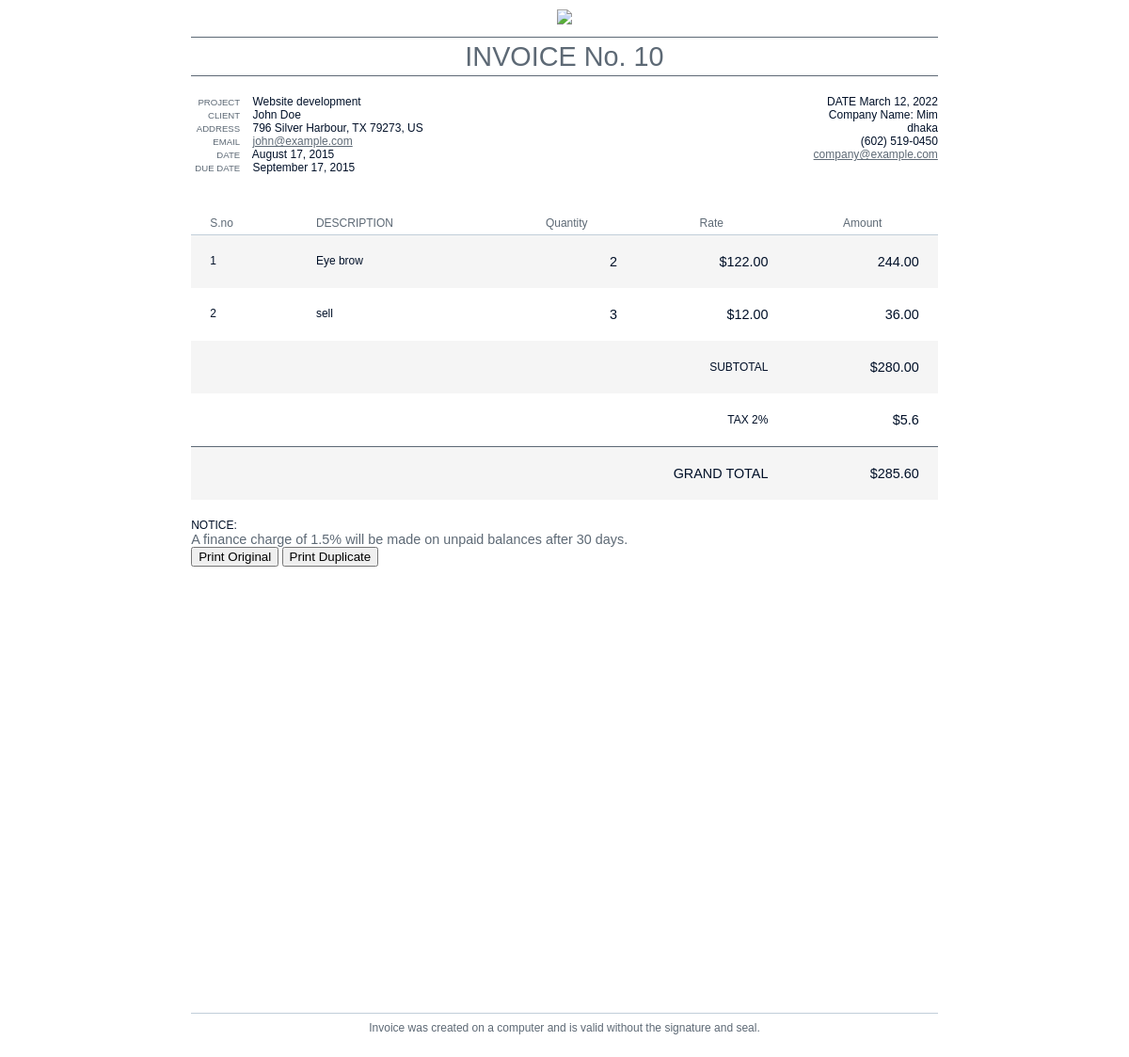
The app's page /invoice/10 with its own data.
### billmanage/models.py (models this page shows)
class bill(models.Model):
    billno = models.IntegerField(primary_key= True, null=False, blank=False)
    date = models.DateField(default=timezone.now, null=False, blank=False)
    recipient = models.TextField(null=False, blank=False, max_length=100)
    address = models.TextField(null=False, blank=False, max_length=200)
    GSTno = models.CharField(null=False, blank=False, max_length=15)
    cgst = models.IntegerField(null=False, blank=False)
    sgst = models.IntegerField(null=True, blank=True)
    total = models.DecimalField(null=False, blank=False, max_digits=12, decimal_places=2)
    grandtotal = models.DecimalField(null=False, blank=False, max_digits=12, decimal_places=2)

class item(models.Model):
    itemno = models.AutoField(primary_key= True, null=False, blank=False)
    billno = models.ForeignKey(bill, null=False, blank=False, unique=False, on_delete=models.CASCADE)
    itemname = models.TextField(null=False, blank=False, max_length=200)
    hsncode = models.IntegerField(null=True, blank=True)
    qty = models.IntegerField(null=False, blank=False)
    rate = models.DecimalField(null=False, blank=False, max_digits=10, decimal_places=2)
    amount = models.DecimalField(null=False, blank=False, max_digits=10, decimal_places=2)

### billmanage/views.py (the view)
# urls.py: path('invoice/<int:billno>', billviews.invoice, name='invoice'),
def invoice(request, billno):
    billobj = bill.objects.get(billno=billno)
    itemobj = item.objects.filter(billno=billno)
    amount = billobj.grandtotal
    amountwithouttax = billobj.total
    amount = float(amount)
    amountwithouttax = float(amountwithouttax)
    gst = round((amount - amountwithouttax), 2)
    rs = num2words(int(str(amount).split(".")[0]))
    if (int(str(amount).split(".")[1])>0):
        paisa = num2words(int(str(amount).split(".")[1]))
    else:
        paisa = False
    return render(request, 'billmanage/newinvoice.html', {'bill': billobj, 'items': itemobj, 'rs': rs, 'paisa': paisa, 'gst': gst, 'range':6})

### billmanage/views.py (called while the page is built)
def num2words(num):
    under_20 = ['Zero','One','Two','Three','Four','Five','Six','Seven','Eight','Nine','Ten','Eleven','Twelve','Thirteen','Fourteen','Fifteen','Sixteen','Seventeen','Eighteen','Nineteen']
    tens = ['Twenty','Thirty','Forty','Fifty','Sixty','Seventy','Eighty','Ninety']
    above_100 = {100: 'Hundred',1000:'Thousand', 100000:'Lakhs', 10000000:'Crores'}
    if num < 20:
         return under_20[(int)(num)]
    if num < 100:
        return tens[(int)(num/10)-2] + ('' if num%10==0 else ' ' + under_20[(int)(num%10)])
    pivot = max([key for key in above_100.keys() if key <= num])
    return num2words((int)(num/pivot)) + ' ' + above_100[pivot] + ('' if num%pivot==0 else ' ' + num2words(num%pivot))

### billmanage/templates/billmanage/newinvoice.html (shortened to what this page needs)
{% load static %}
<!DOCTYPE html>
<html lang="en">
  <head>
  </head>
  <body>
    <header class="clearfix">
      <div id="logo">
        <img src="https://dhakasolution.com/img/logo.png">
      </div>
      <h1>INVOICE No. {{bill.billno}}</h1>
      <div id="company" class="clearfix">
        <div><span>DATE</span> {{bill.date}}</div>
        <div>Company Name: {{bill.recipient}}</div>
        <div>{{bill.address}}</div>
        <div>(602) 519-0450</div>
        <div><a href="mailto:company@example.com">company@example.com</a></div>
      </div>
      <div id="project">
        <div><span>PROJECT</span> Website development</div>
        <div><span>CLIENT</span> John Doe</div>
        <div><span>ADDRESS</span> 796 Silver Harbour, TX 79273, US</div>
        <div><span>EMAIL</span> <a href="mailto:john@example.com">john@example.com</a></div>
        <div><span>DATE</span> August 17, 2015</div>
        <div><span>DUE DATE</span> September 17, 2015</div>
      </div>
    </header>
    <main>
      <table>
        <thead>
          <tr>
            <th class="service">S.no</th>
            <th class="desc">DESCRIPTION</th>
            <th>Quantity</th>
            <th>Rate</th>
            <th>Amount</th>
          </tr>
        </thead>
        <tbody>
        {% for item in items%}
          <tr>
            <td class="service">{{forloop.counter}}</td>
            <td class="desc">{{item.itemname}}</td>
            <td class="qty">{{item.qty}}</td>
            <td class="total">${{item.rate}}</td>
            <td class="unit">{{item.amount}}</td>
          </tr>
          {% endfor %}
          <tr>
            <td colspan="4">SUBTOTAL</td>
            <td class="total">${{bill.total}}</td>
          </tr>
          <tr>
            <td colspan="4">TAX {{bill.cgst}}%</td>
            <td class="total">${{gst}}</td>
          </tr>
          <tr>
            <td colspan="4" class="grand total">GRAND TOTAL</td>
            <td class="grand total">${{bill.grandtotal}}</td>
          </tr>
        </tbody>
      </table>
      <div id="notices">
        <div>NOTICE:</div>
        <div class="notice">A finance charge of 1.5% will be made on unpaid balances after 30 days.</div>
      </div>
    </main>
    <footer>
      Invoice was created on a computer and is valid without the signature and seal.
    </footer>
    <div class="col-auto ms-auto d-print-none">
        <button type="button" class="btn btn-success" onclick="printDiv('invoice', 1).print();">
          Print Original
        </button>
<button type="button" class="btn btn-yellow" onclick="printDiv('invoice', 0).print();">
  Print Duplicate
  </button>
      </div>
  </body>
</html>

### billmanage/templates/billmanage/newinvoice.html (style rules this page uses)
.clearfix:after { content: ""; display: table; clear: both; }
a { color: #5D6975; text-decoration: underline; }
body { position: relative; width: 21cm; height: 29.7cm; margin: 0 auto; color: #001028; background: #FFFFFF; font-family: Arial, sans-serif; font-size: 12px; font-family: Arial; }
header { padding: 10px 0; margin-bottom: 30px; }
#logo { text-align: center; margin-bottom: 10px; }
#logo img { width: 90px; }
h1 { border-top: 1px solid #5D6975; border-bottom: 1px solid #5D6975; color: #5D6975; font-size: 2.4em; line-height: 1.4em; font-weight: normal; text-align: center; margin: 0 0 20px 0; background: url(dimension.png); }
#project { float: left; }
#project span { color: #5D6975; text-align: right; width: 52px; margin-right: 10px; display: inline-block; font-size: 0.8em; }
#company { float: right; text-align: right; }
#project div, #company div { white-space: nowrap; }
table { width: 100%; border-collapse: collapse; border-spacing: 0; margin-bottom: 20px; }
table tr:nth-child(2n-1) td { background: #F5F5F5; }
table th, table td { text-align: center; }
table th { padding: 5px 20px; color: #5D6975; border-bottom: 1px solid #C1CED9; white-space: nowrap; font-weight: normal; }
table .service, table .desc { text-align: left; }
table td { padding: 20px; text-align: right; }
table td.service, table td.desc { vertical-align: top; }
table td.unit, table td.qty, table td.total { font-size: 1.2em; }
table td.grand { border-top: 1px solid #5D6975;; }
#notices .notice { color: #5D6975; font-size: 1.2em; }
footer { color: #5D6975; width: 100%; height: 30px; position: absolute; bottom: 0; border-top: 1px solid #C1CED9; padding: 8px 0; text-align: center; }

### records on screen
bill: billno "10", date "March 12, 2022", recipient "Mim", address "dhaka", total "280.00", cgst "2", grandtotal "285.60"
item: itemname "Eye brow", qty "2", rate "122.00", amount "244.00"
item: itemname "sell", qty "3", rate "12.00", amount "36.00"

### other values on screen
{{ gst }} "5.6"
